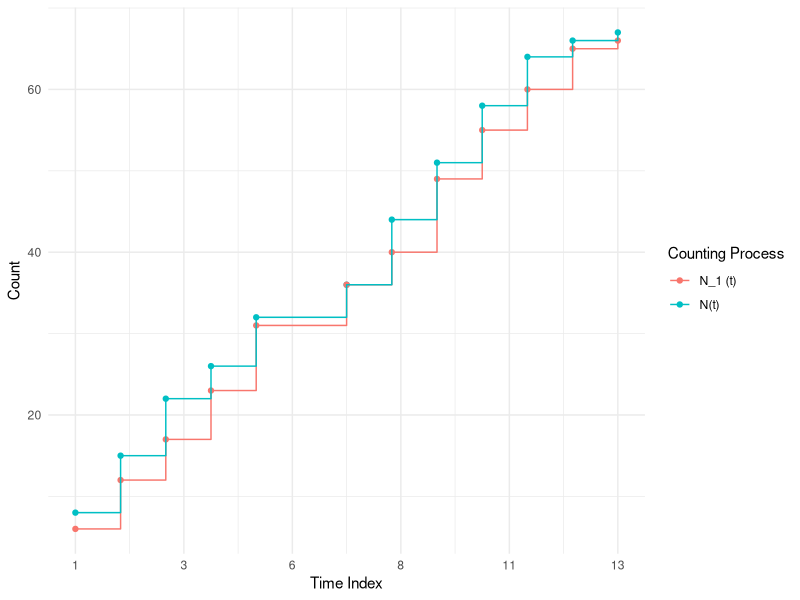
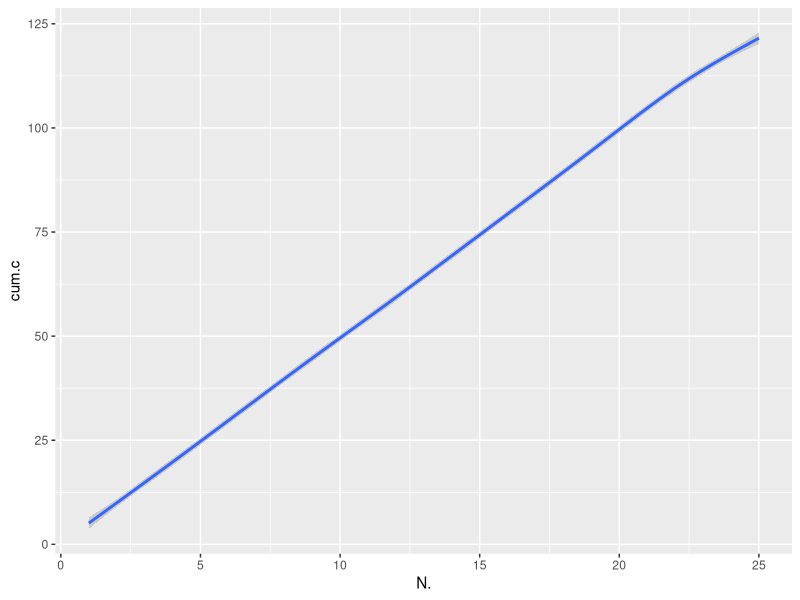

Generate these figures, in order, with R:
## ---- chunk 1
library(knitr)
library(kableExtra)
library(tidyverse)
## ---- chunk 2

generate_exponentials <- function(unif, n, rate) {
  
  t <- -log(unif) / rate  # Transform to exponential distribution
  return(t)
}

## ---- chunk 3

set.seed(798172)

lambda <- 5
time_sum <- 0
n <- 0
T_run = 0

res <- data.frame(I. = integer(), 
                  U. = numeric(), 
                  T. = numeric(), 
                  S. = numeric()
                  )

# Print the 10 first uniform numbers and corresponding exponentials
while (time_sum <= 12) {
  unif = runif(1)
  Ti <- generate_exponentials(unif = unif,1, lambda)
  time_sum <- time_sum + Ti
  T_run = T_run + Ti
  
  n <- n + 1
  
  res <- rbind(res, 
               data.frame(I. = n, 
                          U. = unif, 
                          T. = Ti, 
                          S. = T_run))
  
  #cat("T: ", n, "Uniform number:", runif(1), "   Exponential:", Ti, "   Cumulative Sum: ", T_run ,"\n")
}

cat("Total individuals infected (N(12)):", n - 1, "\n")
head(res, 10) %>% 
  kable(booktabs = T, 
        col.names = c('Index', 'Uniform Number', 'Exponential Number', 'S_i'), 
        align = 'c')
## ---- chunk 4

N = nrow(res)

set.seed(890171)

inc_unif = runif(n = N, min = 0, max = 1)

res$unif.for.Y = inc_unif

res$Y. <- 
  sapply(inc_unif, 
         function(x) generate_exponentials(unif = x, n = 1, rate = 2)
         )


head(res, 10) %>% 
  kable(booktabs = T, 
        col.names = c('Index', 'Uniform Number', 'Exponential Number', 'S_i', "Uniform Number for Y_i", "Y_i"), 
        align = 'c')
## ---- chunk 5

res$S.plus.Y. <- with(res, S. + Y.)

res <- res %>% arrange(S.plus.Y.)  %>% 
  mutate(N. = ceiling(S.), 
         N.1 = ceiling(S.plus.Y. )
         )

l <- res %>% length()

head(res, 10) %>% 
  kable(booktabs = T, 
        digits = 4, 
        col.names = c('Index', 'Uniform Number', 'Exponential Number', 'S_i', "Uniform Number for Y_i", "Y_i", "S_i + Y_i", 
                      "N(t)", "N_1 (t)"), 
        align = 'c') %>% 
  column_spec(1:l, width = "1.5cm") %>% 
  kable_styling(font_size = 9, latex_options = "hold_position")

## ---- chunk 6
two_process = 
  inner_join(
    x = res %>% 
      group_by(N.) %>% 
      summarise(Count.N. = n()) %>% 
      mutate(Cum.Count.N = cumsum(Count.N.)) %>% 
      select(N., Cum.Count.N) %>% 
      rename(Time = N.), 
    
    y = res %>% 
      group_by(N.1) %>% 
      summarise(Count.N.1 = n()) %>% 
      mutate(Cum.Count.N.1 = cumsum(Count.N.1)) %>% 
      select(N.1, Cum.Count.N.1) %>% 
      rename(Time = N.1), 
    
    by = "Time"
  ) %>% 
  pivot_longer(
    cols = c("Cum.Count.N", "Cum.Count.N.1"), 
    names_to = "type", 
    values_to = "count"
  ) %>% 
  mutate(
    type_nice = case_when(type == "Cum.Count.N" ~ "N(t)", 
                          T ~ "N_1 (t)")
  )


ggplot(data = two_process, 
       aes(x = Time, y = count, group = type_nice, color = type_nice)) + 
  geom_point() + 
  geom_step() + 
  theme_minimal() + 
  scale_x_continuous(breaks = seq(from = min(two_process$Time), 
                                  to = max(two_process$Time), 
                                  length.out = 6),  
                     labels = function(x) round(x)) + 
  labs(x = "Time Index", 
       y = "Count", 
       color = "Counting Process")
## ---- chunk 7
one_process <- function(time = 24, lambda = 5, i ){
  
  # 
  res <- data.frame(I. = integer(), 
                    U. = numeric(), 
                    T. = numeric(), 
                    S. = numeric()
                    )
  time_sum = 0
  T_run = 0
  n = 0
  while (time_sum <= time) {
    unif = runif(1)
    Ti <- generate_exponentials(unif = unif,1, lambda)
    time_sum <- time_sum + Ti
    T_run = T_run + Ti
    
    n <- n + 1
    
    res <- rbind(res, 
                 data.frame(I. = n, 
                            U. = unif, 
                            T. = Ti, 
                            S. = T_run))
    
    #cat("T: ", n, "Uniform number:", runif(1), "   Exponential:", Ti, "   Cumulative Sum: ", T_run ,"\n")
  }
  res <- res %>% arrange(S.)  %>% 
    mutate(N. = ceiling(S.))
    
  f_ = res %>% group_by(N.) %>% summarise(count = n()) %>% 
    mutate(cum.c = cumsum(count)) %>% mutate(id = i)
  return(f_)
}

poisson_sim_results <- lapply(1:100, function(i) one_process(i = i))

poisson_sim_results_rollup = poisson_sim_results %>% bind_rows()

ggplot(data = poisson_sim_results_rollup, 
       aes(x = N., y = cum.c, group = id)) + 
  geom_smooth(aes(group = 1))
